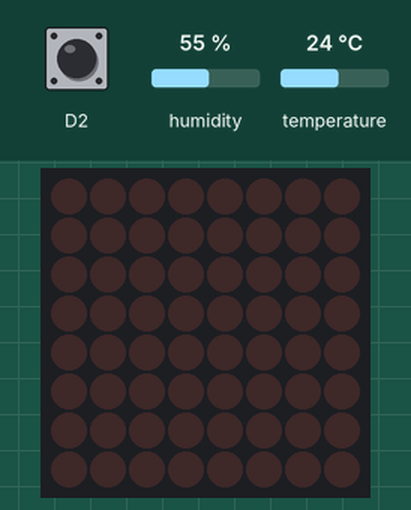
This sketch was run on a simulated ESP8266 (NodeMCU). On the bench: 8×8 LED matrix. Inputs (shaded band) come from the test bench; at power-on: D2 HIGH, humidity 55 %, temperature 24 °C.

Above: at 1.2 s.
1.3 s: D2 pulled LOW for 0.15 s
At 1.38 s:
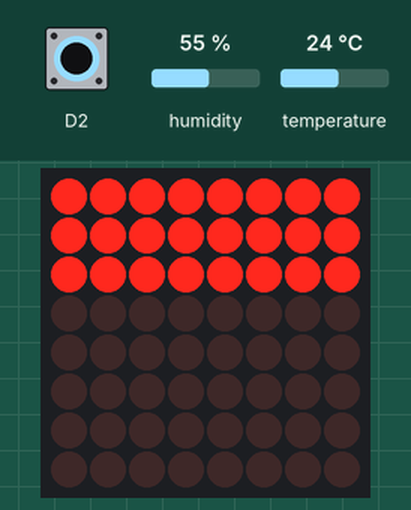
2.9 s: D2 pulled LOW for 3.2 s
7.6 s: D2 driven LOW
10.6 s: humidity set to 22 %
At 12.6 s:
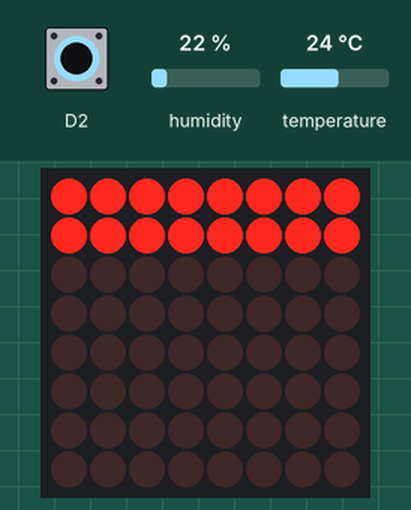
13.6 s: humidity set to 88 %
At 14.9 s:
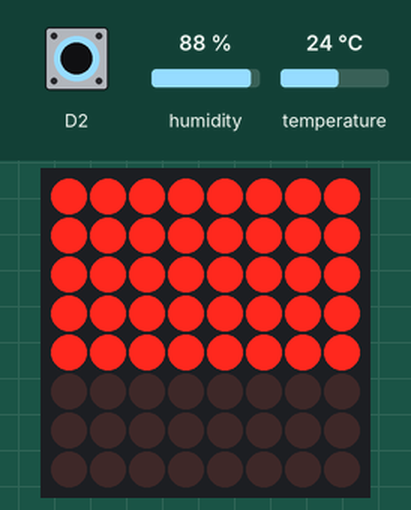
16.6 s: humidity set to 82 %
18.9 s: humidity set to 79 %
At 20.9 s:
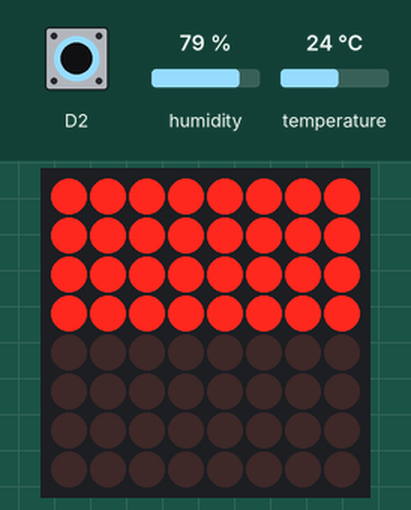
Timing chart, 0 to 22.4 s (numbered marks = the images above; inputs shaded):
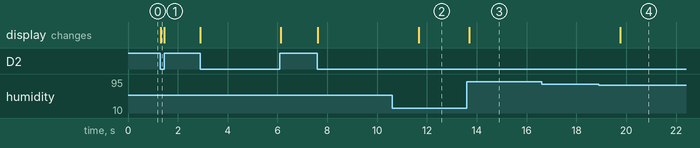

Measured:
- the behaviour switches between 81 and 80 % on humidity (found by bisection; images 3 and 4)
- after the input at 1.3 s, the display: changes at once (image 1)
- after the input at 10.6 s, the display: changes after 1.1 s (image 2)
- after the input at 13.6 s, the display: changes after 0.09 s (image 3)
- after the input at 16.6 s, every drawn part: stays the same
- after the input at 18.9 s, the display: changes after 0.86 s (image 4)

The sketch:

code.ino
```cpp
#include <DHT.h>
#include <MD_MAX72xx.h>

DHT moistureSensor(D1, DHT11);
MD_MAX72XX ledMatrix = MD_MAX72XX(MD_MAX72XX::FC16_HW, D8, 1);

void setup() {
  pinMode(D2, INPUT_PULLUP);
  moistureSensor.begin();
  ledMatrix.begin();
}

void loop() {
  if (digitalRead(D2) == LOW) {
    ledMatrix.clear();

    int humidity = moistureSensor.readHumidity();
    int rows = 0;

    if (humidity <= 20) {
      rows = 1;
    } else if (humidity <= 40) {
      rows = 2;
    } else if (humidity <= 60) {
      rows = 3;
    } else if (humidity <= 80) {
      rows = 4;
    } else {
      rows = 5;
    }

    for (int r = 0; r < rows; r++) {
      ledMatrix.setRow(r, 0xFF);
    }

  } else {
    ledMatrix.clear();
  }
}
```
